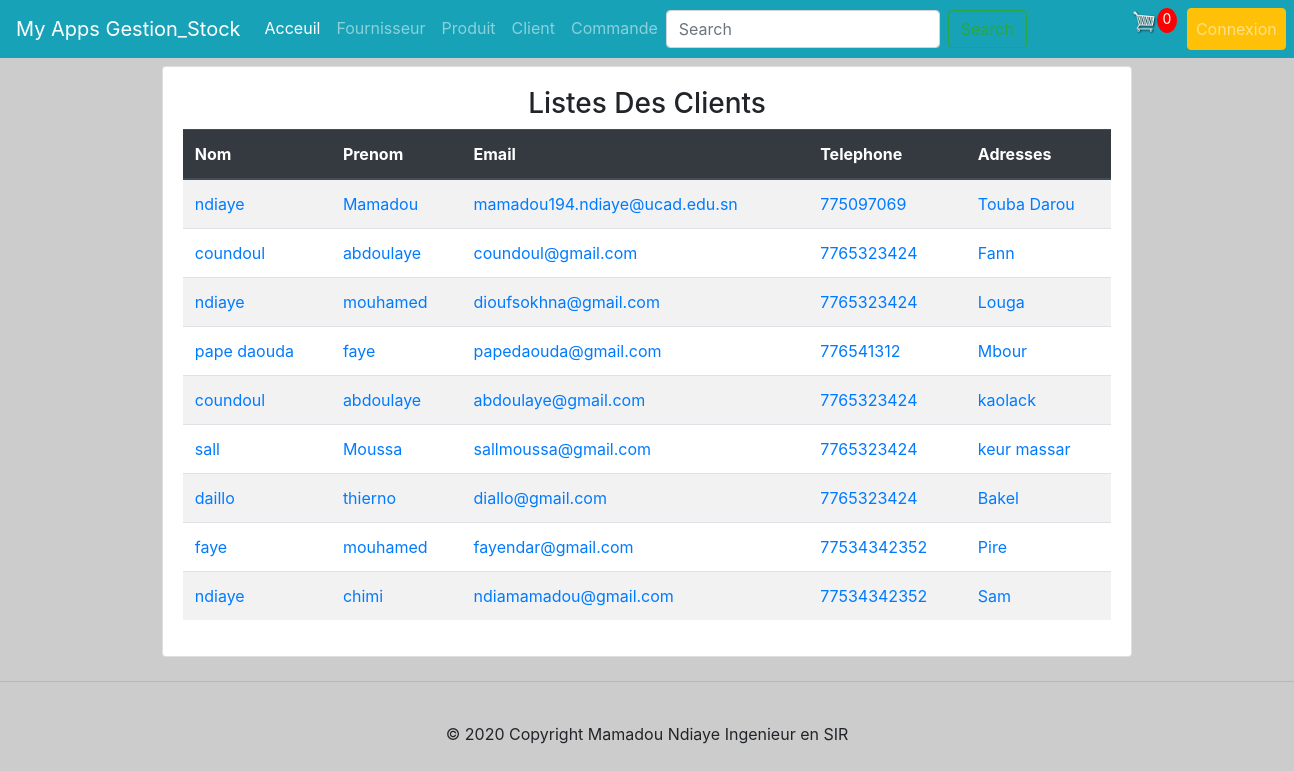
/client/, run on an earlier commit of the app's database.
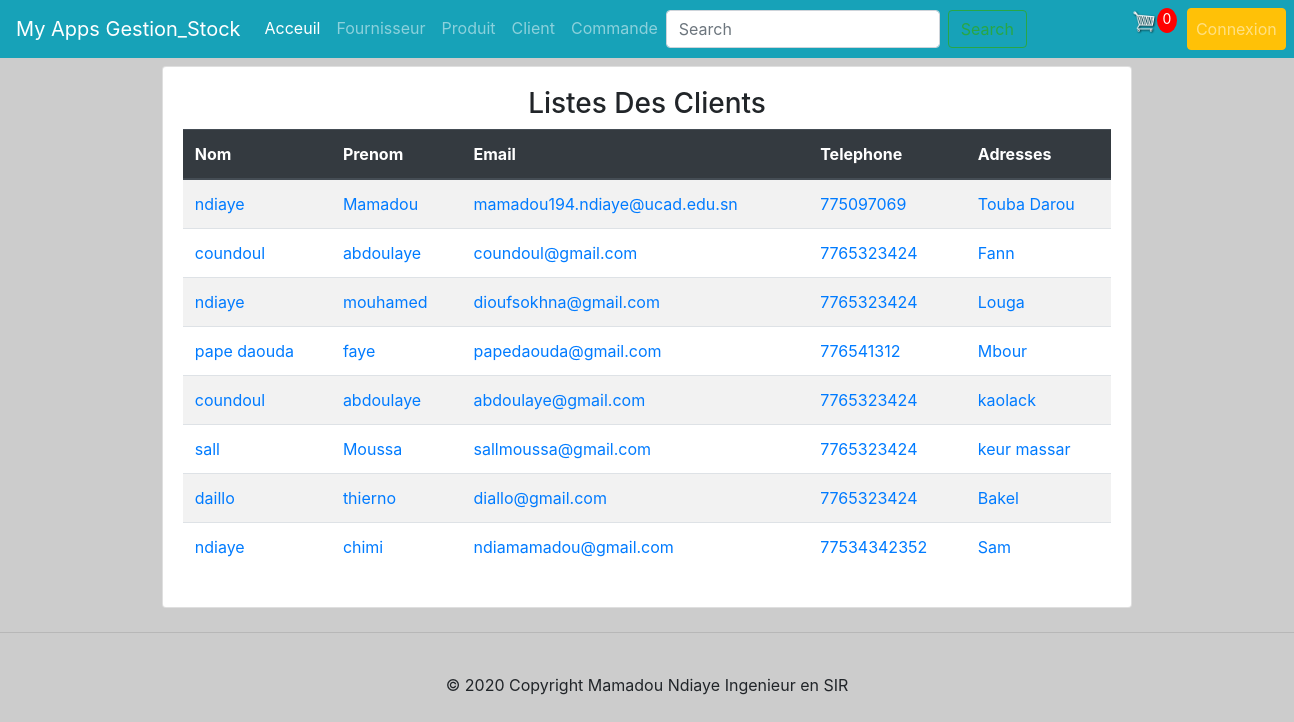
And on a later commit of the database.
### gestionCommande/models.py (models this page shows)
class Client(models.Model):
    nom = models.CharField(max_length=30)
    prenom = models.CharField(max_length=30)
    email = models.EmailField(max_length=30)
    telephone = models.CharField(max_length=15)
    adresse = models.CharField(max_length=30)

### gestionCommande/views.py (the view)
# urls.py: path("client/",client,name='list_client'),
def client(request):
    clients = Client.objects.all()
    context = {"clients":  clients}
    return render(request, "clients/clients.html",{"clients":  clients} )

### gestionCommande/templates/clients/clients.html
   {% extends  "base.html" %}
{% block contenu %}
 <div class="row mt-2">
     <div class="col-md-9 m-auto">
         <div class="row">
         <div class="card card-body ">
              <div class="panel-heading"><h3  class="text-center">Listes Des Clients</h3></div>
                 <table class=" table table-striped">
                <thead class="thead-dark">
                   <tr>
                      <th scope="col">Nom</th>
                      <th scope="col">Prenom</th>
                      <th scope="col">Email</th>
                      <th scope="col">Telephone</th>
                        <th scope="col">Adresses</th>
                   </tr>
                </thead>
               {% for client in clients %}
                <a href=" {% url 'details_client' client.id %}">
                <tr>
                    <td>
                          <a href=" {% url 'details_client' client.id %}">
                             {{ client.nom}}
                          </a>
                    </td>
                    <td>
                          <a href=" {% url 'details_client' client.id %}">
                        {{ client.prenom }}
                          </a>
                    </td>
                    <td>
                          <a href=" {% url 'details_client' client.id %}">
                        {{ client.email }}
                          </a>
                    </td>
                    <td>
                          <a href=" {% url 'details_client' client.id %}">
                        {{client.telephone}}
                          </a>
                    </td>
                    <td>
                          <a href=" {% url 'details_client' client.id %}">
                         {{client.adresse}}
                          </a>
                    </td>
                </tr>
                </a>
                    {% endfor%}
            </table>
         </div>
         </div>
     </div>
 </div>
{% endblock%}

What changed in the data, as far as the page shows it:
removed Client: nom "faye", prenom "mouhamed", email "fayendar@gmail.com", telephone "77534342352", adresse "Pire"
